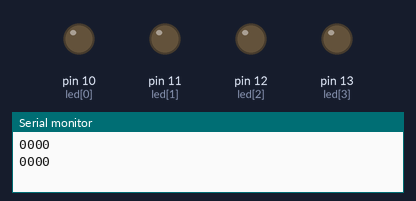
Recording of a sketch running on a simulated Arduino Uno, built with avr-gcc and run on an emulated ATmega328P. Shown: output pins drawn as LEDs (lit = HIGH), the last lines printed to the serial monitor.

Above: at 0.6 s.
At 2.9 s:
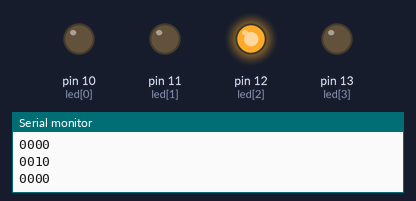
At 5.3 s:
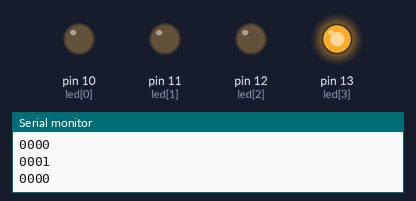
At 7.3 s:
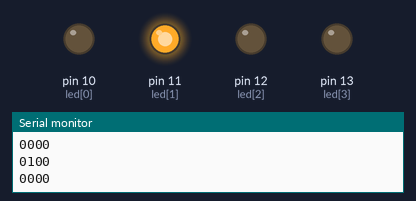
At 8.9 s:
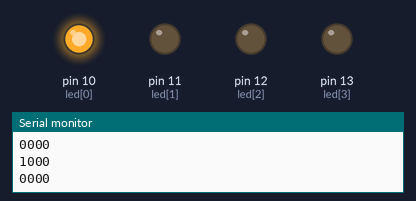
Timing chart, 0 to 9.2 s (numbered marks = the images above):
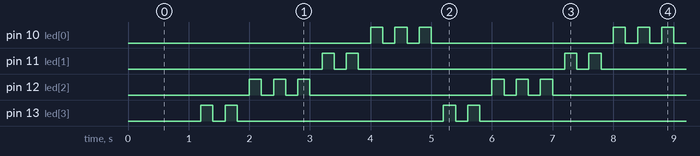

The sketch:

P33-2_4_LED_L_shift_serial_blink_display.ino
```cpp
/*
*P33-2
*設計Arduino 程式，使用Arduino 板控制LED 單燈閃爍左移，同時將LED 目前狀態傳送至電腦中。
*當LED 亮時，狀態為HIGH；當LED 暗時，狀態為LOW。
*/

const uint8_t led[4] = {10,11,12,13};
                       //左                  右
#define BLINK_INTERVAL 200 //ms，LED閃爍的間隔
#define SHIFT_INTERVAL 1000 //ms，LED shift的間隔
unsigned long last_blink = 0;
unsigned long last_shift = 0;
bool led_current_state = 0;
int i = -1;

bool led_state[4] = {0,0,0,0};

void setup()
{
	for(int i=0;i<4;i++) pinMode(led[i], OUTPUT);
	for(int i=0;i<4;i++) digitalWrite(led[i], LOW);

	Serial.begin(9600);
}

void loop()
{
	unsigned long now = millis();
	if(now-last_shift >= SHIFT_INTERVAL)
	{
		digitalWrite(led[i], LOW);
		led_state[i] = false;
		i--;
		if(i < 0) i = 3;       //避免LED index 超出邊界
		digitalWrite(led[i], HIGH);
		led_state[i] = true;
		//print_LED_state();
		last_shift = now;
	}
	if(now-last_blink >= BLINK_INTERVAL) //每隔固定時間檢查是否需要閃爍
	{
		digitalWrite(led[i], led_current_state);
		last_blink = now; //更新最後一次執行時間
		led_current_state = !led_current_state; //LED狀態反轉
		led_state[i] = led_current_state;
		print_LED_state();
	}
}

void print_LED_state(void)
{
	for(int i=0;i<4;i++) Serial.print(led_state[i]);
	Serial.println();
}
```

Measured:
- by itself, pin 10 (led[0]), pin 12 (led[2]): repeats every 4.0 s: 2 × (LOW 0.20 s, HIGH 0.20 s), LOW 3.0 s, HIGH 0.20 s
- by itself, pin 11 (led[1]), pin 13 (led[3]): repeats every 4.0 s: LOW 0.20 s, HIGH 0.20 s, LOW 3.4 s, HIGH 0.20 s
- by itself, everything shown: repeats every 4.0 s, in 20 steps
